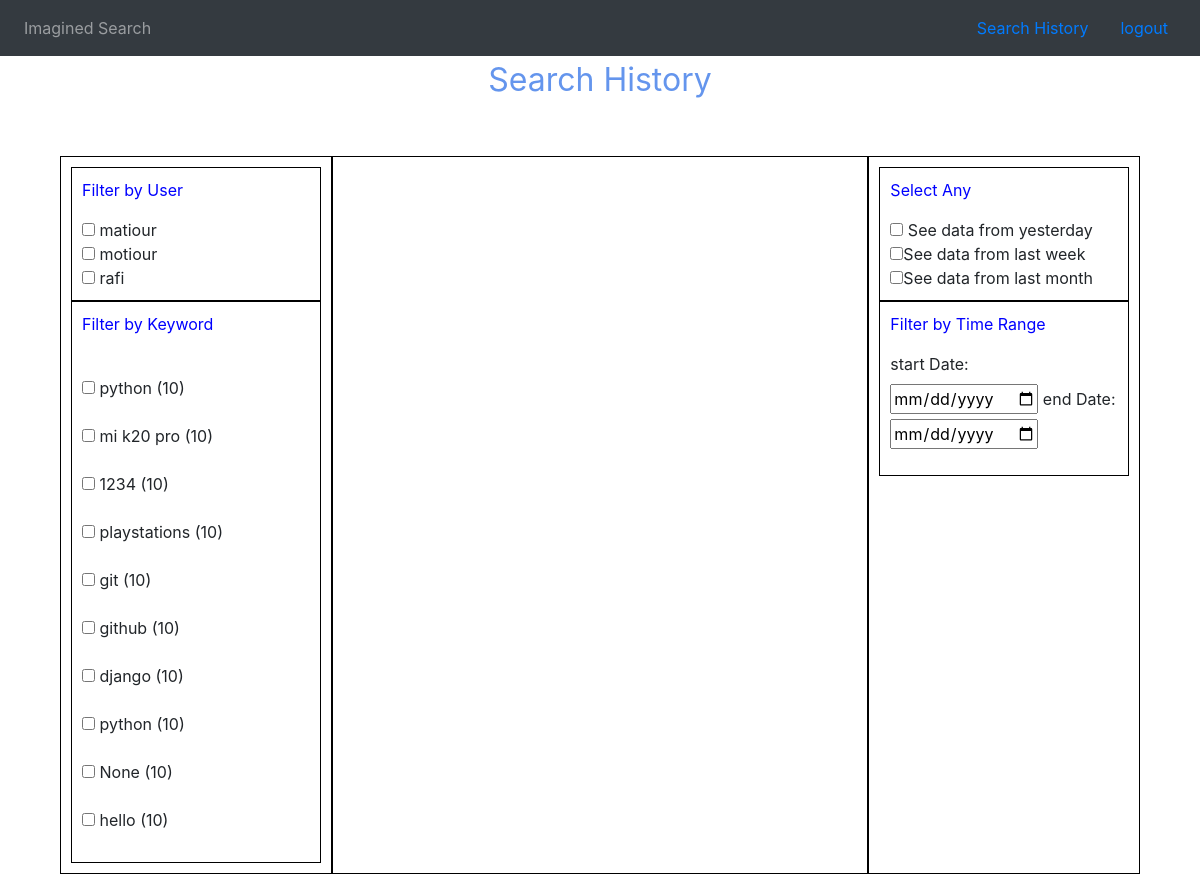
/search-history/ (signed in), run on an earlier commit of the app's database.
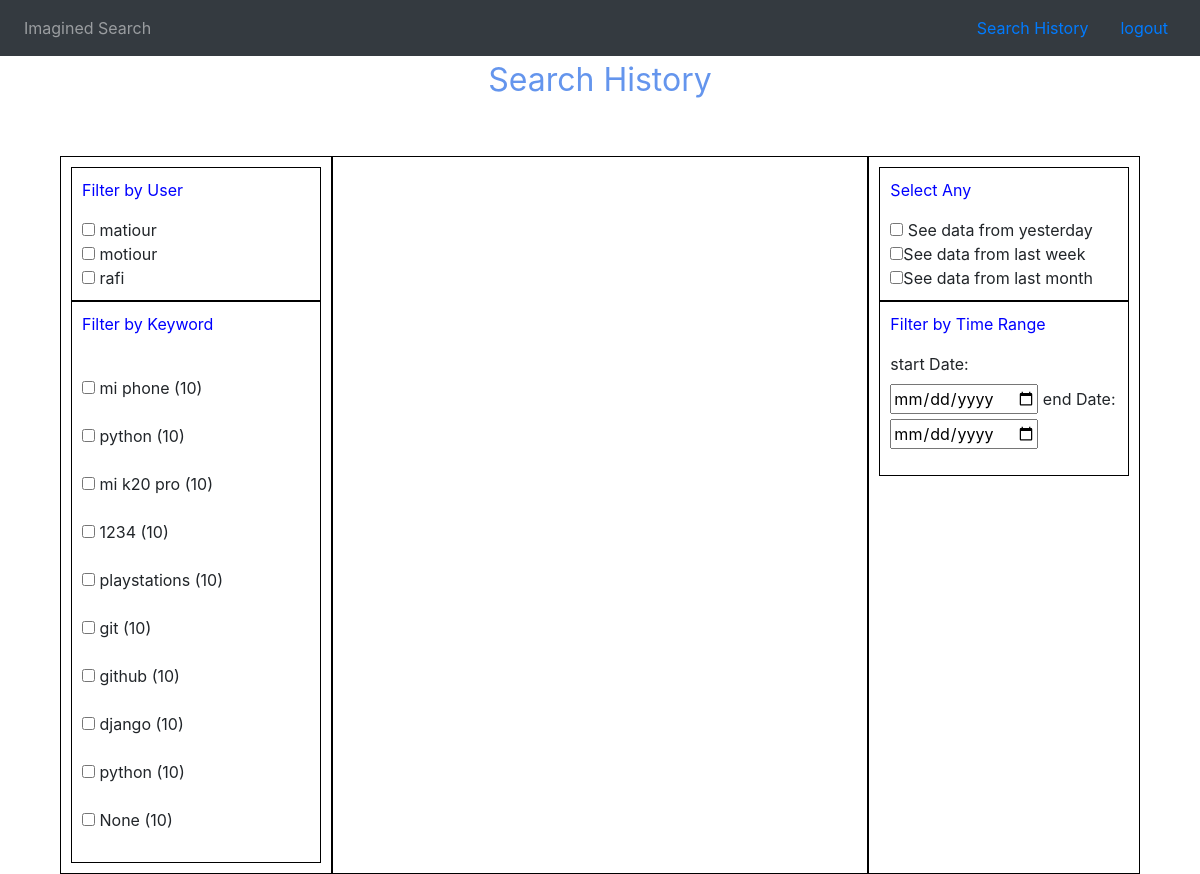
And on a later commit of the database.
### searchResults/models.py (models this page shows)
class SearchDetails(models.Model):
    user = models.ForeignKey(User, related_name='userSearch', on_delete=models.CASCADE)
    search_keyword = models.CharField( max_length=1000)
    number_of_result=models.IntegerField(default=0)
    timestamp = models.DateTimeField( auto_now_add=True)
    class Meta:
        ordering = ('-timestamp',)

### searchResults/views.py (the view)
# urls.py: path('search-history/', gets_filtered_items, name='searchHistory'),
@login_required(login_url='/auth/login/')
def gets_filtered_items(request):
    user = request.GET.get('user')
    asd = request.GET.get('date')
    search_items = searchItems.objects.filter(search_detail__user=request.user)
    filtering_items={
        'users':User.objects.all(),
        'keywords': SearchDetails.objects.values('search_keyword', 'number_of_result').distinct()
    }
    return render(request, 'search_history.html', {'users':filtering_items['users'], 'keywords':filtering_items['keywords']})

### Templates/search_history.html (shortened to what this page needs)
{% extends 'main.html'%} {% block header%} {% load static %}
<link rel="stylesheet" href="{% static 'css/searchHistory.css'%}" />
<link
  rel="stylesheet"
  href="http://code.jquery.com/ui/1.11.4/themes/smoothness/jquery-ui.css"
/>
{% endblock header%} {% block body %}
<div class="container">
  <div class="title">Search History</div>
  <div class="flex">
    <div class="row1">
      <div style="overflow: scroll;  overflow-x: hidden;  max-height:300px">
        <p style="color:blue;">Filter by User</p>
        <form>
          {%for user in users%}
          <input
            type="checkbox"
            name="user"
            value="{{user.username}}"
            class="mycheck"
          />
          {{user.username}}<br />
          {%endfor%}
        </form>
      </div>
      <div >
        <p style="color:blue;">Filter by Keyword</p>
        <form style="overflow: scroll; max-height:500px; overflow-x: hidden;">
          {%for keyword in keywords%}
          <br />
          <input
            type="checkbox"
            name="keyword"
            value="{{keyword.search_keyword}}"
            class="mycheck"
          />
          {{keyword.search_keyword}} ({{keyword.number_of_result}})<br />
          {%endfor%}
        </form>
      </div>
    </div>
    <div class="row2" >
    </div>
    <div class="row3">
      <div>
        <p style="color:blue;">Select Any</p>
        <form>
          <input
            type="checkbox"
            name="data"
            value="yesterday"
            class="mycheck"
          />
          See data from yesterday<br />
          <input
            type="checkbox"
            name="data"
            value="last_week"
            class="mycheck"
          />See data from last week<br />
          <input
            type="checkbox"
            name="data"
            value="last_month"
            class="mycheck"
          />See data from last month<br />
        </form>
      </div>
      <div>
        <p style="color:blue;">Filter by Time Range</p>
        <label for="birthday">start Date:</label>
        <input type="date" id="start" name="trip-start" value="2022-2-23" />
        <label for="birthday">end Date:</label>
        <input type="date" id="end" name="trip-start" value="2022-2-23" />
      </div>
    </div>
  </div>
</div>
{% endblock body %} {%block script%} {%endblock script%}

### Templates/main.html (shortened to what this page needs)
<!DOCTYPE html>
<html lang="en">
<head>
    {% load static %}
    {% load crispy_forms_tags %}
    <link rel="stylesheet" href="https://stackpath.bootstrapcdn.com/bootstrap/4.4.1/css/bootstrap.min.css">
    <link rel="stylesheet" href="{% static 'css/main.css'%}">
    {% block header%}
    {% endblock header%}
</head>
<body>
    {%include 'navber.html'%}
    <div class="container" style="width:100%;">
    {% block body%}
    {% endblock body%}
</div>
</body>
</html>

### Templates/navber.html (shortened to what this page needs)
{% load static %}
<nav class="navbar navbar-expand-lg navbar-dark bg-dark">
    <div class="collapse navbar-collapse" id="navbarNav">
      <ul class="navbar-nav">
        <li class="nav-item">
          <a class="nav-link" href="{%url 'search:search_google'%}">Imagined Search</a>
        </li>
      </ul>
    </div>
    {% if request.user.is_authenticated %}
    <span><a class="nav-link" href="{%url 'search:searchHistory' %}">Search History</a></span>
  <span><a class="nav-link" href="{%url 'accounts:logout' %}">logout</a></span>
    {% else %}
    <span > <a href="{%url 'accounts:auth-register'%}" style="color: white; padding-right:5px ;">Reistration</a></span> <span style="color: brown;">or</span>
    <span > <a href="{%url 'accounts:auth-login'%}" style="color: white; padding-left:5px ;" >login</a></span>
{%endif %}
  </nav>

### static/css/searchHistory.css (style rules this page uses)
.title { margin-top: 20px; width:100%; height: 100px; text-align: center; margin: auto; font-size: 4vh; color: cornflowerblue; }
.flex { display: flex; flex-direction: row; }
.flex div { border:1px solid black; padding: 10px; }
.row1 { width: 35%; display: flex; flex-direction: column; }
.row2 { width: 70%; }
.row3 { width: 35%; display: flex; flex-direction: column; }

What changed in the data, as far as the page shows it:
no longer on this page (row unchanged): SearchDetails: search_keyword "hello", number_of_result "10"
added SearchDetails: search_keyword "mi phone", number_of_result "10"
